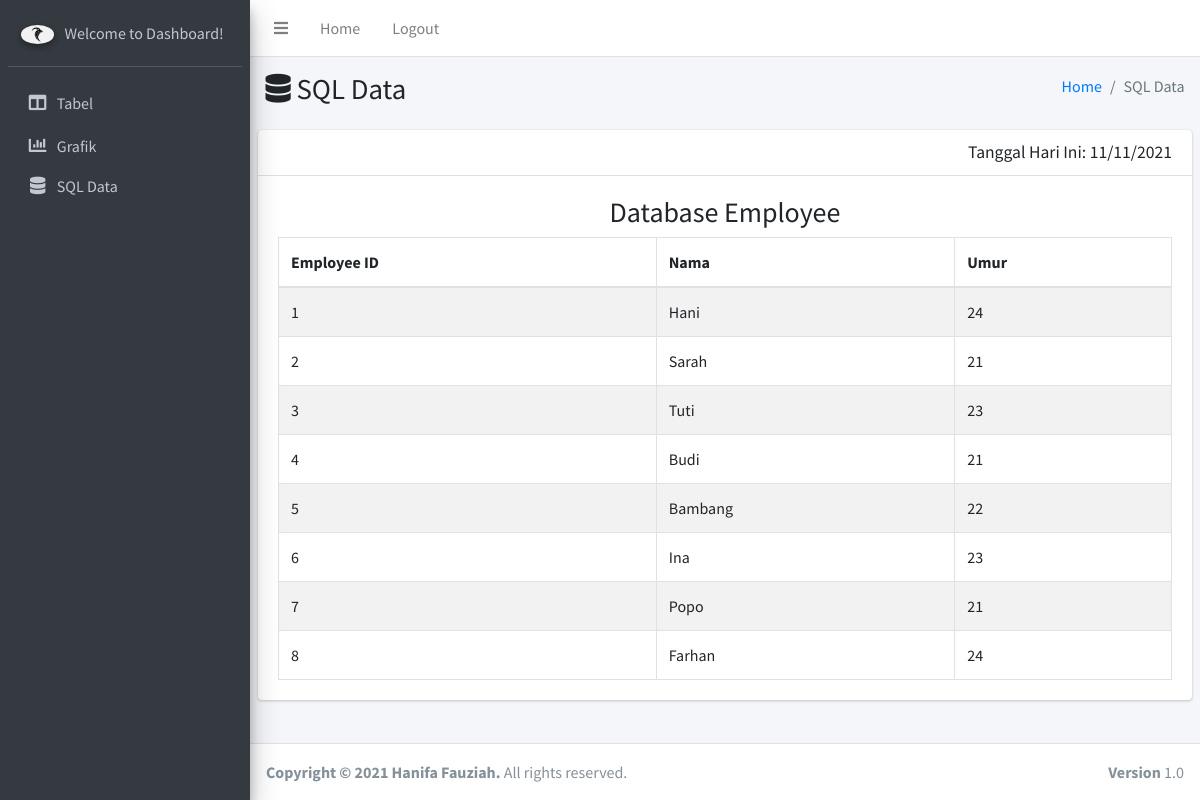
The page /sqldata.php (signed in) on the database its author committed.
### tables this page shows
CREATE TABLE `employee` (
  `E_ID` int(5) NOT NULL,
  `Nama` varchar(100) NOT NULL,
  `Umur` int(3) NOT NULL
);

### sqldata.php (the view, shortened to what this page needs)
<?php
  require 'db_connect.php';
?>
<!DOCTYPE html>
<html lang="en">
<head>
  <link rel="stylesheet" href="../assets/css/all.min.css">
  <link rel="stylesheet" href="../assets/css/adminlte.min.css">
  <link rel="stylesheet" href="../assets/css/fontawesome.min.css">
</head>
<body>
<div class="wrapper">
    <nav class="main-header navbar navbar-expand navbar-white navbar-light">
      <ul class="navbar-nav">
        <li class="nav-item">
          <a href="#" class="nav-link" data-widget="pushmenu" href="#" role="button"><i class="fas fa-bars"></i></a>
        </li>
        <li class="nav-item d-none d-sm-inline-block">
          <a href="tabel.php" class="nav-link">Home</a>
        </li>
        <li class="nav-item d-none d-sm-inline-block">
          <a href="logout.php" class="nav-link">Logout</a>
        </li>
      </ul>
    </nav>
    <aside class="main-sidebar sidebar-dark-primary elevation-4">
      <div class="sidebar">
        <div class="user-panel mt-3 pb-3 mb-3 d-flex">
          <div class="image mt-1">
            <img src="assets/eagle.jpg" class="img-circle elevation-2" alt="Image">
          </div>
          <div class="info">
            <a href="#" class="d-block">Welcome to Dashboard!</a>
          </div>
        </div>
          <nav class="mt-2">
            <ul class="nav nav-pills nav-sidebar flex-column" data-widget="treeview" role="menu" data-accordion="false">
                  <li class="nav-item">
                    <a href="tabel.php" class="nav-link">
                      <i class="nav-icon fas fa-columns"></i>
                      <p>
                        Tabel
                      </p>
                    </a>
                  </li>
                  <li class="nav-item">
                    <a href="grafik.php" class="nav-link m-0">
                      <i class="nav-icon fas fa-chart-bar"></i>
                      <p>
                        Grafik
                      </p>
                    </a>
                  </li>
                  <li class="nav-item">
                    <a href="sqldata.php" class="nav-link m-0">
                      <i class="nav-icon fas fa-database"></i>
                      <p>
                        SQL Data
                      </p>
                    </a>
                  </li>
            </ul>
          </nav>
        </div>
    </aside>
    <div class="content-wrapper">
      <section class="content-header">
        <div class="container-fluid">
          <div class="row mb-2">
            <div class="col-sm-6">
              <h1>
                <i class="nav-icon fas fa-database"></i>
                SQL Data</h1>
            </div>
            <div class="col-sm-6">
              <ol class="breadcrumb float-sm-right">
                <li class="breadcrumb-item"><a href="tabel.php">Home</a></li>
                <li class="breadcrumb-item active">SQL Data</li>
              </ol>
            </div>
          </div>
        </div>
      </section>
      <section class="content">
          <div class="row">
            <div class="col-12">
              <div class="card">
                <div class="card-header">
                  <h3 class="card-title float-right" >
                    Tanggal Hari Ini: <span id="date"></span>
                  </h3>
                </div>
                <div class="card-body">
                <h3 class="text-center">Database Employee</h3>
                  <table id="tabelkaryawan" class="table table-bordered table-striped">
                      <thead>
                      <tr>
                        <th>Employee ID</th>
                        <th>Nama</th>
                        <th>Umur</th>
                      </tr>
                      </thead>
                      <tbody>
                      <?php
                          $sql = "SELECT E_ID, Nama, Umur FROM employee";
                          $result = $conn->query($sql);
                          if($result -> num_rows > 0){
                            while($row = $result -> fetch_assoc()){
                              echo "<tr><td>".$row["E_ID"]."</td><td>".
                                              $row["Nama"]."</td><td>".
                                              $row["Umur"]."</td></tr>";
                            }
                            echo "</tbody></table>";
                          }
                          else{
                            echo "0 result";
                          }
                      ?>
                </div>
              </div>
            </div>
          </div>
        </div>
      <footer class="main-footer">
      <div class="float-right d-none d-sm-block">
        <b>Version</b> 1.0
      </div>
      <strong>Copyright &copy; 2021 Hanifa Fauziah.</strong> All rights reserved.
    </footer>
    </div>
</body>
</html>

### rows shown on the page
employee: E_ID "1", Nama "Hani", Umur "24"
employee: E_ID "2", Nama "Sarah", Umur "21"
employee: E_ID "3", Nama "Tuti", Umur "23"
employee: E_ID "4", Nama "Budi", Umur "21"
employee: E_ID "5", Nama "Bambang", Umur "22"
employee: E_ID "6", Nama "Ina", Umur "23"
employee: E_ID "7", Nama "Popo", Umur "21"
employee: E_ID "8", Nama "Farhan", Umur "24"
